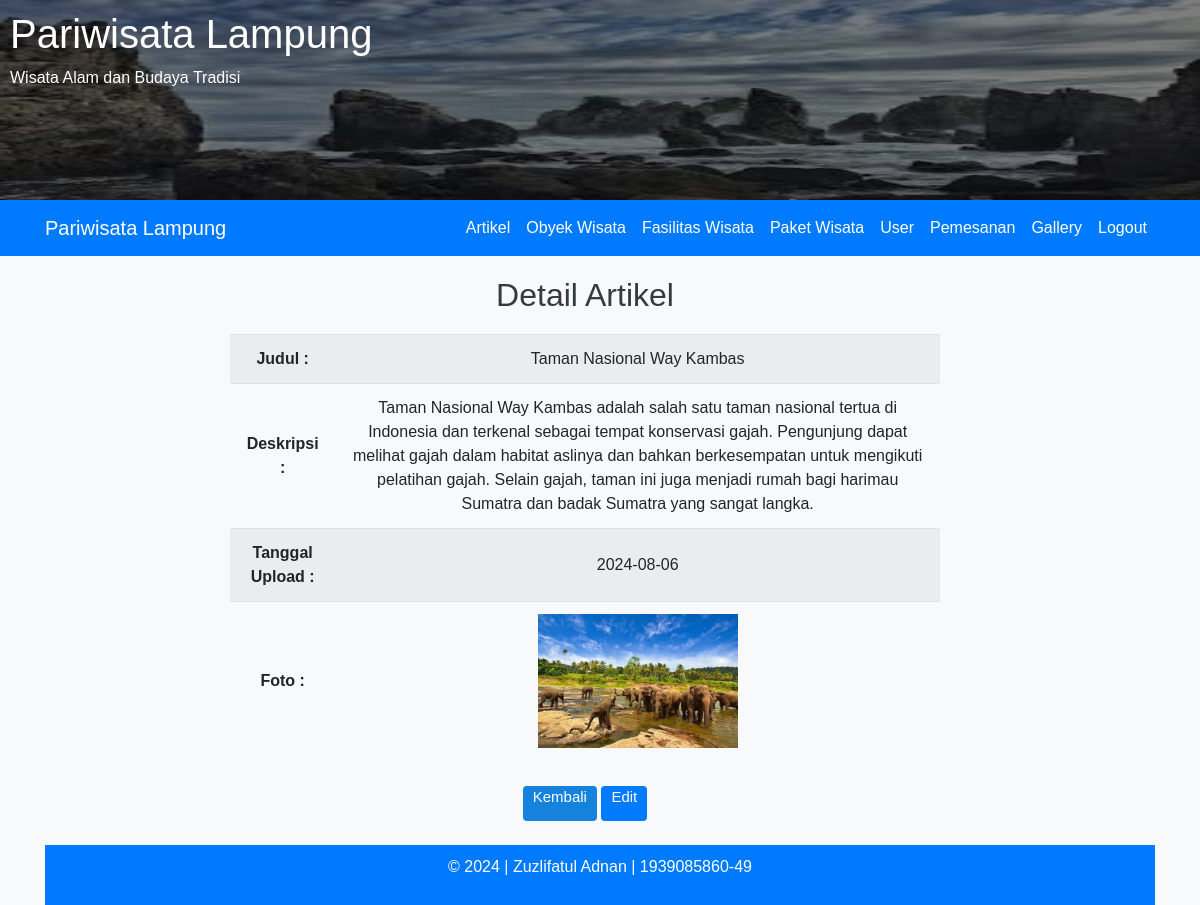
The app's page /admin/artikelDetail.php?id=17 (signed in) with its own data.
### tables this page shows
CREATE TABLE `artikel` (
  `id` int(11) NOT NULL,
  `judul` varchar(255) NOT NULL,
  `deskripsi` text NOT NULL,
  `foto` varchar(255) NOT NULL,
  `tglUpload` date NOT NULL,
  `created_at` timestamp NULL DEFAULT NULL,
  `updated_at` timestamp NULL DEFAULT NULL
);

### admin/artikelDetail.php (the view, shortened to what this page needs)
<?php
include '../config/db.php';
if (isset($_GET['id'])) {
    $id = $_GET['id'];
    $sql = "SELECT * FROM artikel WHERE id = ?";
    $stmt = $conn->prepare($sql);
    $stmt->bind_param("i", $id);
    $stmt->execute();
    $result = $stmt->get_result();
    if ($result->num_rows > 0) {
        $row = $result->fetch_assoc();
    } else {
        echo "Article not found.";
        exit();
    }
} else {
    echo "Invalid request.";
    exit();
}
?>
<!DOCTYPE html>
<html lang="en">
<head>
    <link href="../assets/css/bootstrap.min.css" rel="stylesheet">
    <link rel="stylesheet" href="../assets/css/jquery.dataTables.min.css">
    <link href="../assets/css/styles.css" rel="stylesheet">
    <link href="../assets/css/styles2.css" rel="stylesheet">
</head>
<body>
    <?php
    include '../templates/header.php';
    ?>
    <?php
    include '../templates/adminNav.php';
    ?>
    <div class="container content">
        <div class="row justify-content-center">
            <h2 class="text-center">Detail Artikel</h2>
        </div>
        <div class="row justify-content-center">
            <div class="col-md-8">
                <table class="table table-striped">
                    <tbody>
                        <tr>
                            <th>Judul :</th>
                            <td><?php echo htmlspecialchars($row['judul']); ?></td>
                        </tr>
                        <tr>
                            <th>Deskripsi :</th>
                            <td><?php echo htmlspecialchars($row['deskripsi']); ?></td>
                        </tr>
                        <tr>
                            <th>Tanggal Upload :</th>
                            <td><?php echo htmlspecialchars($row['tglUpload']); ?></td>
                        </tr>
                        <tr>
                            <th>Foto :</th>
                            <td><img src="<?php echo $row['foto']; ?>" style="max-width: 200px; max-height: 200px;">
                            </td>
                        </tr>
                    </tbody>
                </table>
                <div class="text-center">
                    <a href="artikel.php" class="btn btn-secondary">Kembali</a>
                    <a href="artikelEdit.php?id=<?php echo $row['id']; ?>" class="btn btn-primary">Edit</a>
                </div>
            </div>
        </div>
        <br>
        <?php
        include '../templates/footer.php';
        ?>
</body>
</html>

### assets/css/styles.css (style rules this page uses)
.content { margin-top: 20px; }
.btn { height: 35px; background: #1583dd; border: 0; border-radius: 5px; color: #fff; font-size: 15px; cursor: pointer; transition: all .3s; margin-top: 10px; padding: 0px 10px; }

### assets/css/styles2.css (style rules this page uses)
body { background-color: #f8f9fa; font-family: Arial, sans-serif; }
.row { width: 100%; }
h2 { margin-bottom: 20px; color: #343a40; text-align: center; }
.btn { border-radius: 4px; }
.btn-primary { background-color: #007bff; border-color: #007bff; }
.table th, .table td { text-align: center; vertical-align: middle; }
.btn-primary { background-color: #007bff; border: none; }

### records on screen
artikel: judul "Taman Nasional Way Kambas", deskripsi "Taman Nasional Way Kambas adalah salah satu taman nasional tertua di Indonesia dan terkenal sebagai tempat konservasi gajah. Pengunjung dapat melihat gajah dalam habitat aslinya dan bahkan berkesempatan untuk mengikuti pelatihan gajah. Selain gajah, taman ini juga menjadi rumah bagi harimau Sumatra dan badak Sumatra yang sangat langka.", tglUpload "2024-08-06", foto (picture)
